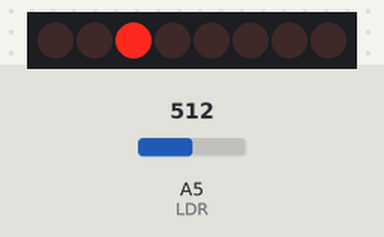
A sketch run on a simulated Arduino Uno, built with avr-gcc and run on an emulated ATmega328P. Shown: 8 shift-register outputs drawn as a row of LEDs (first output left, lit = HIGH). Wiring (inferred from the names in the program): shift register (74HC595): data pin 8; shift clock pin 9; latch pin 10. Wiring (inferred from the signals the program sends): row of LEDs: on Q0, Q1, Q2, Q3, Q4, Q5, Q6, Q7. Inputs (shaded band) come from the test bench; at power-on: A5 (LDR) = 512.

Above: at 9.8 s.
9.9 s: A5 (LDR) set to 353
At 18.8 s:
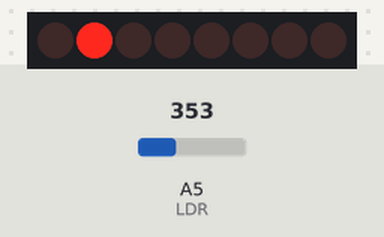
19.5 s: A5 (LDR) set to 90
At 28.0 s:
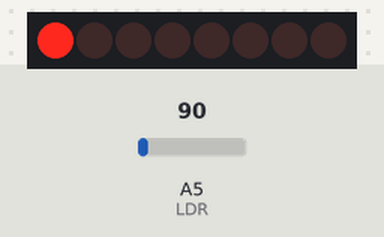
28.5 s: A5 (LDR) set to 109
At 37.2 s:
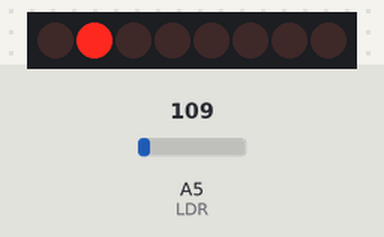
37.5 s: A5 (LDR) set to 89
At 45.3 s:
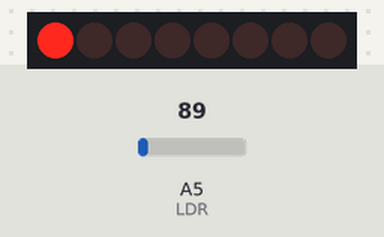
Timing chart, 0 to 46.8 s (numbered marks = the images above; inputs shaded):
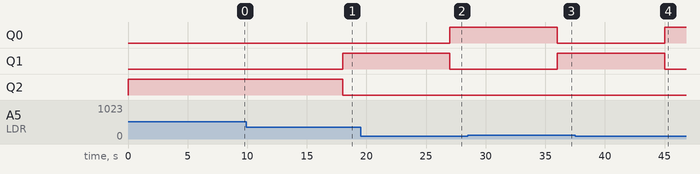

The sketch:

siftReistr.ino
```cpp
#define SER 8
#define CLOCK 9
#define LATCH 10
int LDR=A5;
int LDRP;
int tab[]={B10000000,B01000000,B00100000,B00010000};
void setup()
{
  pinMode(LATCH,OUTPUT);
  pinMode(CLOCK,OUTPUT);
  pinMode(SER,OUTPUT);


}

void lounes(byte a) {
 digitalWrite(LATCH,LOW);
 shiftOut(SER,CLOCK,LSBFIRST,tab[a]);
 digitalWrite(LATCH,HIGH);
 delay(9000);

}

void loop()
{
LDRP=analogRead(LDR);

if (LDRP>0){
     if(LDRP<99 && LDRP>10) {
         lounes(0);
      }
      else if(LDRP<360 && LDRP>100) {
        lounes(1);
       }
      else if(LDRP<1500 && LDRP>363) {
        lounes(2);
       }
     else {
      lounes(3);
       }

}

}
```

Measured:
- after the input at 9.9 s, Q1: LOW → HIGH after 8.1 s; Q2: HIGH → LOW after 8.1 s
- after the input at 19.5 s, Q0: LOW → HIGH after 7.5 s; Q1: HIGH → LOW after 7.5 s
- after the input at 28.5 s, Q0: HIGH → LOW after 7.5 s; Q1: LOW → HIGH after 7.5 s
- after the input at 37.5 s, Q0: LOW → HIGH after 7.5 s; Q1: HIGH → LOW after 7.5 s
